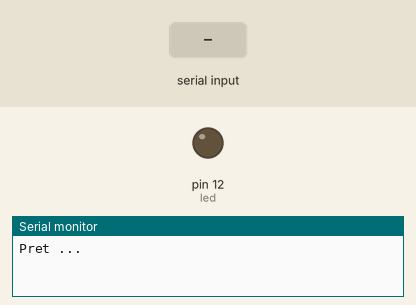
This sketch was run on a simulated Arduino Uno, built with avr-gcc and run on an emulated ATmega328P. Shown: output pins drawn as LEDs (lit = HIGH), the last lines printed to the serial monitor. Inputs (shaded band) come from the test bench.

Above: at 1.2 s.
1.3 s: "LEDOFF" received over the second serial link
At 2.5 s:
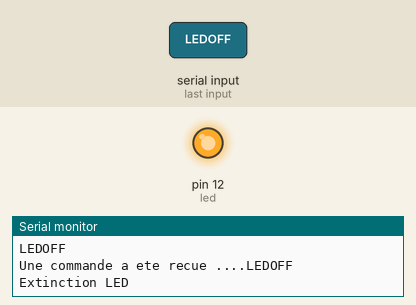
2.8 s: "LEDON" received over the second serial link
At 3.4 s:
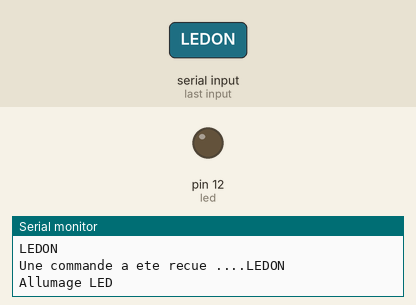
Timing chart, 0 to 5.8 s (numbered marks = the images above; inputs shaded):
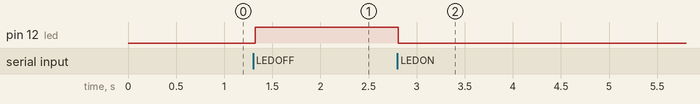

Measured:
- after the input at 1.3 s, pin 12 (led): LOW → HIGH at once
- after the input at 2.8 s, pin 12 (led): HIGH → LOW at once

The sketch:

Applicationdebase.ino
```cpp
#include <SoftwareSerial.h>  //Librairie Software Serial Port
#define RX 10                //Pin 10 pour RX
#define TX 11                //Pin 11 pour TX

// Creation objet serie pour le hc06
SoftwareSerial PhmHC06Serie(RX,TX);

String cmd="";
const int led = 12;

void setup()
{
  pinMode(led, OUTPUT);
  Serial.begin(9600);
  Serial.println("Pret ...");
  PhmHC06Serie.begin(9600);  //Valeur par défaut pour le HC06
}
void loop()
{
 //Lecture des données HC06
  while(PhmHC06Serie.available()>0){
    cmd+=(char)PhmHC06Serie.read();
    delayMicroseconds(500);
    Serial.println(cmd);
  }

  //Traitement de la commande recue
  if(cmd!=""){
    Serial.print("Une commande a ete recue ....");
    Serial.println(cmd);
    // Commande LEDON pour allumage LED
    if(cmd=="LEDON"){
        Serial.println("Allumage LED");
        digitalWrite(led, LOW);
    }
    // Commande LEDOFF pour extinction LED
    if(cmd=="LEDOFF"){
        Serial.println("Extinction LED");
                digitalWrite(led, HIGH);
    }
    cmd=""; //Reset variable commande envoyée par Bluetooth
  }
}
```
